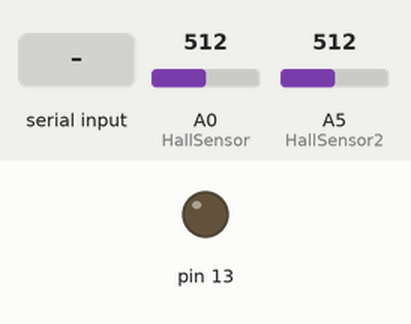
This sketch was run on a simulated Arduino Uno, built with avr-gcc and run on an emulated ATmega328P. On the bench: output pins drawn as LEDs (lit = HIGH). The inputs (shaded band) are chosen by the test bench; at power-on: A0 (HallSensor) = 512, A5 (HallSensor2) = 512. What the sketch prints to the serial monitor is not drawn.

Above: at 1.2 s.
1.3 s: "90,45\n" received over Serial
At 3.5 s:
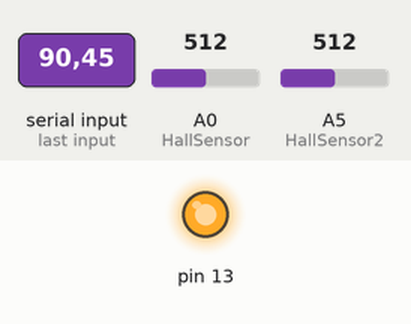
Timing chart, 0 to 5.0 s (numbered marks = the images above; inputs shaded):
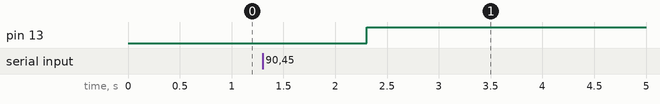

Measured:
- after the input at 1.3 s, pin 13: LOW → HIGH after 1.0 s

The sketch:

HallEffectMultiAngle.ino
```cpp
/*
Hall-Effect Multi-Angle Reader
Name: Charlotte Wong, Phuong Dao, Andre Chabra, Kerem Deniz Ozturk
Date: 10/31/2024
Description: Reads in data from 2 Hall Effect sensors,
which are plugged into an arduino, plugged into computer.
Voltage output is converted to angle from -45 to 45 &
printed out to serial.

I got rid of the code for the LED because all it did was
change the built in LED and doesn't contribute to our needs
*/

int HallSensor = A0; // analog pin numbers
int HallSensor2 = A5;

void setup() {
  // put your setup code here, to run once:
  Serial.begin(19200);

  pinMode(HallSensor, INPUT);
  pinMode(HallSensor2, INPUT);

  pinMode(13, OUTPUT);
}

void loop() {
  // put your main code here, to run repeatedly:
  delay(1);

  int sensorStatus = analogRead(HallSensor);
  int sensorStatus2 = analogRead(HallSensor2);

  long voltage = map(sensorStatus, 0, 1023, 0, 5000); //in millivolts
  long angle = map(voltage, 440, 4540, -45 , 46);

  long voltage2 = map(sensorStatus2, 0, 1023, 0, 5000); //in millivolts
  long angle2 = map(voltage2, 440, 4540, -45 , 46);

  // first prints out the angle from the Hall Effect Sensor plugged into A0
  // and then prints out the angle from the Hall Effect Sensor plugged into A5
  // aka the left number in the monitor is from A0 and the right number is from A5
  // I use Serial.print for the first angle and the comma so that way
  // everything stays on the same line when it gets printed
  Serial.print(angle);
  Serial.print(",");
  Serial.println(angle2);

  // -----------------------------------------------
  // READING DATA SENT FROM AGGREGATOR
  // -----------------------------------------------
  char buf[64];
  if (Serial.available() > 0) {
      Serial.readBytes(buf, 64);
        if (atoi(buf) > 0) {
          digitalWrite(13, HIGH);
        }
        else {
          digitalWrite(13, LOW);
        }
  }


}
```
